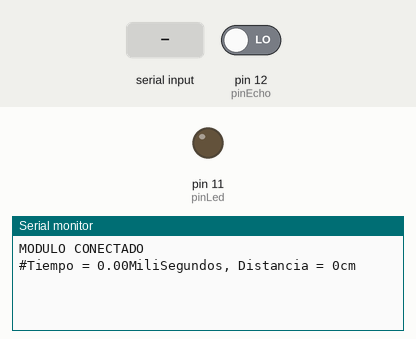
Recording of a sketch running on a simulated Arduino Uno, built with avr-gcc and run on an emulated ATmega328P. Shown: output pins drawn as LEDs (lit = HIGH), the last lines printed to the serial monitor. Inputs (shaded band) come from the test bench; at power-on: pin 12 (pinEcho) LOW. Pins used as bus, display or sensor lines are not drawn.

Above: at 1.2 s.
1.3 s: "1" received over Serial
At 4.2 s:
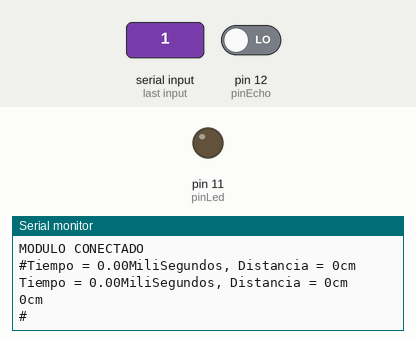
4.3 s: "0" received over Serial
At 6.4 s:
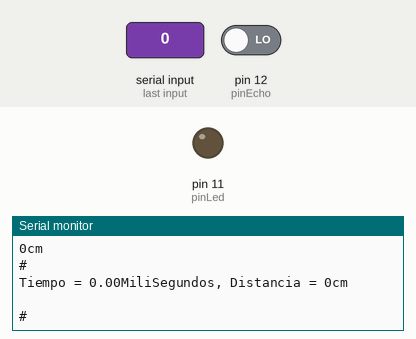

Measured:
- after the input at 1.3 s, the serial monitor: prints a new line after 2.7 s (image 1)
- after the input at 4.3 s, the serial monitor: prints a new line after 1.7 s (image 2)

The sketch:

Sensor-Distancias.ino
```cpp
//Sensor de distancias
long distancia;
long pulso;
int pinTrig=13; //Salida Trigger
int pinEcho=12; //Entrada Echo
int pinLed=11;  //Led pulso


void setup()
{
  Serial.begin(9600);//Iniciando la comunicacion serial
  //sensor ultrasonido
  pinMode(pinTrig,OUTPUT);
  pinMode(pinEcho,INPUT);
  //led
  pinMode(pinLed,OUTPUT);
  digitalWrite(pinLed,LOW);
  //Mensaje de conexion
  Serial.println("MODULO CONECTADO");
  Serial.print("#");

}

void loop()
{
  digitalWrite(pinTrig,LOW);
  delayMicroseconds(5);
  digitalWrite(pinTrig,HIGH);
  delayMicroseconds(10);
  pulso=pulseIn(pinEcho,HIGH);
  Serial.print("Tiempo = ");
  Serial.print(float(pulso/1000.0));
  Serial.print("MiliSegundos, Distancia = ");
  distancia = ((float(pulso/1000.0))*34.32)/2;
  Serial.print(distancia);
  Serial.println("cm");
  delay(1000);
  if(Serial.available())
  {
    char VarRead;
    VarRead=Serial.read();

    if(VarRead=='1')
    {
      Serial.print(distancia);
      Serial.println("cm");
      Serial.println("#");
    }
    if(VarRead=='0')
    {
       Serial.println(" ");
       Serial.println("#");

    }

  }

}
```
